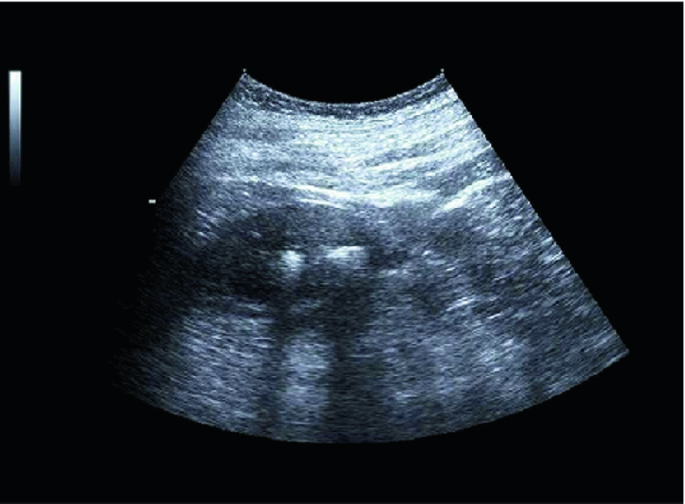
#> input picture Kidney_stone.png, 685 x 504 px
$ jupyter execute Minor_project_image_restoration.ipynb   (shell and % lines are left out)
#> lines starting #> are read from the running program, lines starting #| are printed output that depends on the picture; after the words box and inside, x2 and y2 are one past the last pixel; in counts of white or black regions, pixels touching at a corner belong together
[cell 1]
# noise removal
# gaussian noise

[cell 2]
import cv2
import numpy as np
import matplotlib.pyplot as plt

# Load the kidney stone image (replace 'image_path' with the actual image file path)
image = cv2.imread('Kidney_stone.png')
#> image is the input picture: shape (504, 685, 3); mean B, G, R 48.4, 41, 33.6

# Add Gaussian noise to the image (for demonstration purposes)
noise = np.random.normal(0, 25, image.shape).astype(np.uint8)  # Adjust the standard deviation as needed
noisy_image = cv2.add(image, noise)

# Apply Gaussian blur to remove noise
kernel_size = (5, 5)  # Adjust the kernel size as needed
blurred_image = cv2.GaussianBlur(noisy_image, kernel_size, 0)
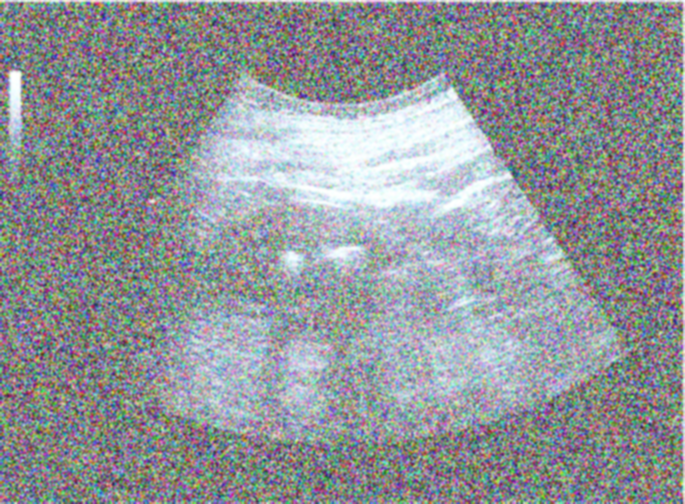
#> blurred_image: shape (504, 685, 3); mean B, G, R 153.5, 149.4, 145.3

# Display the original image, noisy image, and denoised image
plt.figure(figsize=(12, 6))
plt.subplot(131), plt.imshow(cv2.cvtColor(image, cv2.COLOR_BGR2RGB))
plt.title('Original Image'), plt.axis('off')
plt.subplot(132), plt.imshow(cv2.cvtColor(noisy_image, cv2.COLOR_BGR2RGB))
plt.title('Noisy Image'), plt.axis('off')
plt.subplot(133), plt.imshow(cv2.cvtColor(blurred_image, cv2.COLOR_BGR2RGB))
plt.title('Denoised Image (Gaussian Blur)'), plt.axis('off')
plt.show()

[cell 3]
# impulse noise

[cell 4]
import cv2
import numpy as np
import matplotlib.pyplot as plt

# Load the kidney stone image (replace 'image_path' with the actual image file path)
image = cv2.imread('Kidney_stone.png')

# Add impulse noise to the image (for demonstration purposes)
noise_density = 0.05  # Adjust the noise density as needed
noisy_image = image.copy()
rows, cols, _ = noisy_image.shape
#> rows = 504; cols = 685
num_noise_pixels = int(noise_density * rows * cols)
#> num_noise_pixels = 17262

for _ in range(num_noise_pixels):
    x, y = np.random.randint(0, rows), np.random.randint(0, cols)
    if np.random.rand() < 0.5:
        noisy_image[x, y] = [0, 0, 0]  # Salt noise
    else:
        noisy_image[x, y] = [255, 255, 255]  # Pepper noise
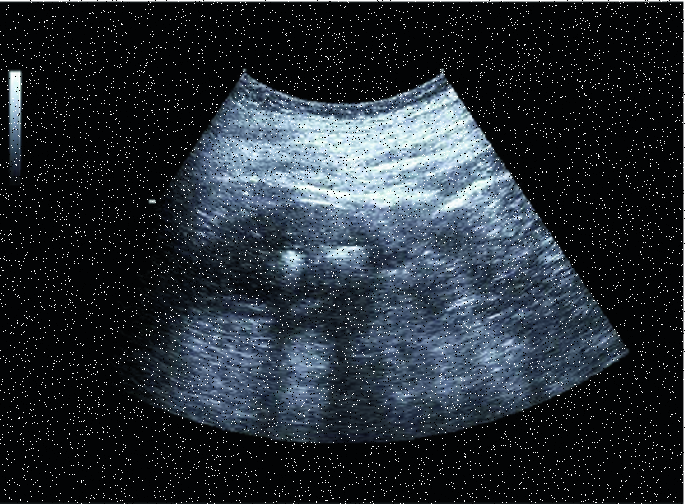
#> noisy_image: shape (504, 685, 3); 4.87% of pixels changed, all inside (x1, y1, x2, y2) = (0, 0, 685, 504)

# Apply median filter to remove impulse noise
kernel_size = 3  # Adjust the kernel size as needed
denoised_image = cv2.medianBlur(noisy_image, kernel_size)

# Display the original image, noisy image, and denoised image
plt.figure(figsize=(12, 6))
plt.subplot(131), plt.imshow(cv2.cvtColor(image, cv2.COLOR_BGR2RGB))
plt.title('Original Image'), plt.axis('off')
plt.subplot(132), plt.imshow(cv2.cvtColor(noisy_image, cv2.COLOR_BGR2RGB))
plt.title('Noisy Image'), plt.axis('off')
plt.subplot(133), plt.imshow(cv2.cvtColor(denoised_image, cv2.COLOR_BGR2RGB))
plt.title('Denoised Image (Median Filter)'), plt.axis('off')
plt.show()
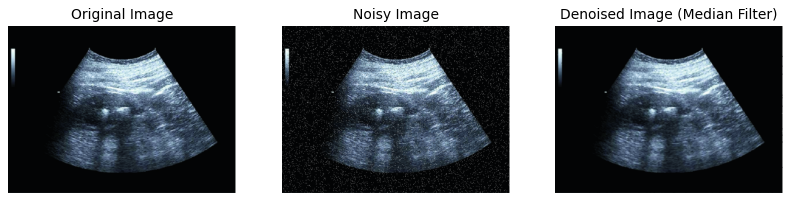
#> figure drawn by matplotlib, 3 panels

[cell 5]
# poisson noise

[cell 6]
import cv2
import numpy as np
import matplotlib.pyplot as plt
from skimage import restoration

# Load the kidney stone image (replace 'image_path' with the actual image file path)
image = cv2.imread('Kidney_stone.png', cv2.IMREAD_GRAYSCALE)
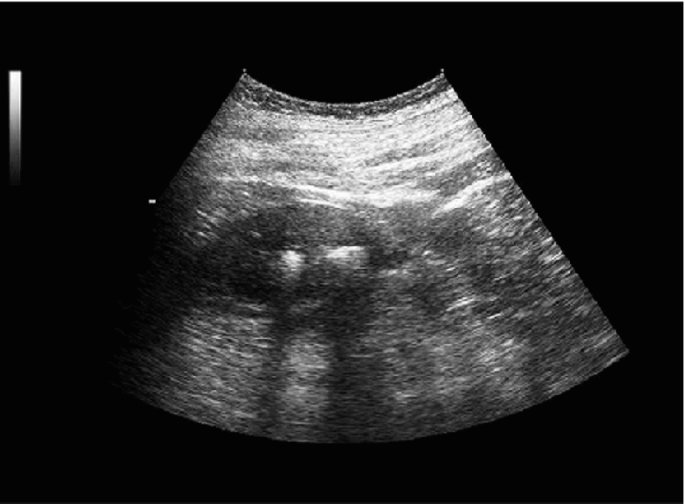
#> image: shape (504, 685); min 3, max 255, mean 39

# Add Poisson noise to the image (for demonstration purposes)
lambda_ = 10  # Adjust the Poisson noise parameter (higher values mean more noise)
noisy_image = np.random.poisson((image / 255.0) * lambda_) * 255
#> noisy_image: shape (504, 685) int64

# Apply Poisson denoising using the Richardson-Lucy deconvolution algorithm
psf = np.ones((5, 5)) / 25
denoised_image = restoration.richardson_lucy(noisy_image, psf, iterations=30)
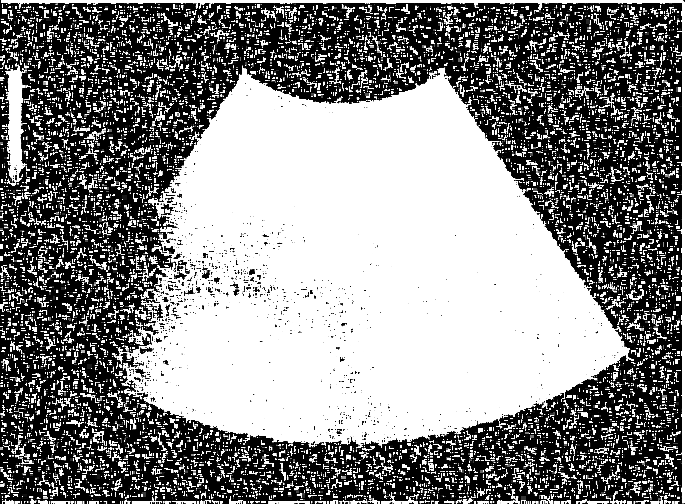
#> denoised_image: shape (504, 685) float64; min 0, max 1, mean 0.533

# Display the original image, noisy image, and denoised image
plt.figure(figsize=(12, 6))
plt.subplot(131), plt.imshow(image, cmap='gray')
plt.title('Original Image'), plt.axis('off')
plt.subplot(132), plt.imshow(noisy_image, cmap='gray')
plt.title('Noisy Image'), plt.axis('off')
plt.subplot(133), plt.imshow(denoised_image, cmap='gray')
plt.title('Denoised Image (Poisson Denoising)'), plt.axis('off')
plt.show()

[cell 7]
# exponential noise

[cell 8]
import cv2
import numpy as np
import matplotlib.pyplot as plt

# Load the kidney stone image (replace 'image_path' with the actual image file path)
image = cv2.imread('Kidney_stone.png', cv2.IMREAD_GRAYSCALE)

# Add exponential noise to the image (for demonstration purposes)
scale_parameter = 0.01  # Adjust the scale parameter (lambda) as needed
noisy_image = np.random.exponential(scale=1.0 / scale_parameter, size=image.shape).astype(np.uint8)

# Apply exponential noise removal using the inverse transform method (MLE)
denoised_image = np.floor(-np.log(1 - (noisy_image / 255.0)) * scale_parameter * 255.0).astype(np.uint8)

# Display the original image, noisy image, and denoised image
plt.figure(figsize=(12, 6))
plt.subplot(131), plt.imshow(image, cmap='gray')
plt.title('Original Image'), plt.axis('off')
plt.subplot(132), plt.imshow(noisy_image, cmap='gray')
plt.title('Noisy Image'), plt.axis('off')
plt.subplot(133), plt.imshow(denoised_image, cmap='gray')
plt.title('Denoised Image (MLE Exponential Denoising)'), plt.axis('off')
plt.show()
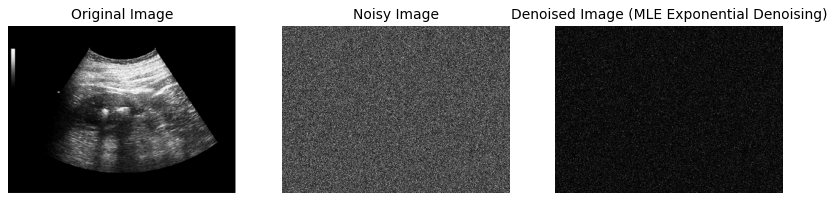
#> figure drawn by matplotlib, 3 panels

[cell 9]
# gamma noise

[cell 10]
import cv2
import numpy as np
import matplotlib.pyplot as plt

# Load the kidney stone image (replace 'image_path' with the actual image file path)
image = cv2.imread('Kidney_stone.png', cv2.IMREAD_GRAYSCALE)

# Add gamma noise to the image (for demonstration purposes)
shape_parameter = 2.0  # Adjust the shape parameter (alpha) as needed
scale_parameter = 0.01  # Adjust the scale parameter (beta) as needed
noisy_image = np.random.gamma(shape_parameter, scale=scale_parameter, size=image.shape).astype(np.uint8)

# Apply gamma noise removal using the inverse transform method (MLE)
denoised_image = np.floor(np.power(noisy_image / 255.0, 1.0 / shape_parameter) * 255.0).astype(np.uint8)

# Display the original image, noisy image, and denoised image
plt.figure(figsize=(12, 6))
plt.subplot(131), plt.imshow(image, cmap='gray')
plt.title('Original Image'), plt.axis('off')
plt.subplot(132), plt.imshow(noisy_image, cmap='gray')
plt.title('Noisy Image'), plt.axis('off')
plt.subplot(133), plt.imshow(denoised_image, cmap='gray')
plt.title('Denoised Image (MLE Gamma Denoising)'), plt.axis('off')
plt.show()
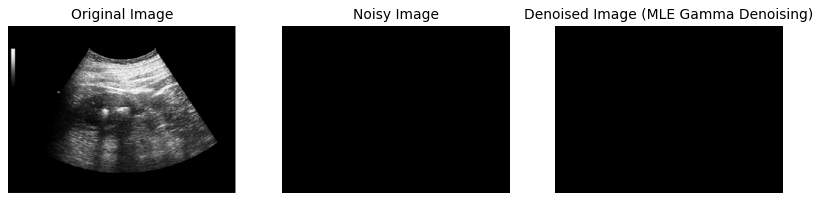
#> figure drawn by matplotlib, 3 panels

[cell 11]
# rayleigh noise

[cell 12]
import cv2
import numpy as np
import matplotlib.pyplot as plt
from scipy.signal import convolve2d
from scipy.special import gamma

# Load the kidney stone image (replace 'image_path' with the actual image file path)
image = cv2.imread('Kidney_stone.png', cv2.IMREAD_GRAYSCALE)

# Add Rayleigh noise to the image (for demonstration purposes)
scale_parameter = 0.1  # Adjust the scale parameter as needed
noisy_image = np.random.rayleigh(scale=scale_parameter, size=image.shape).astype(np.uint8)

# Apply Rayleigh noise removal using the Wiener filter
def wiener_filter(img, psf, noise_var):
    psf_f = np.fft.fft2(psf, s=img.shape)
    img_f = np.fft.fft2(img)
    result_f = np.conj(psf_f) / (np.abs(psf_f) ** 2 + noise_var)
    result_f *= img_f
    return np.abs(np.fft.ifft2(result_f)).astype(np.uint8)

# Define the point spread function (PSF) for Rayleigh noise (e.g., a circular PSF)
radius = 3  # Adjust the PSF size as needed
psf = np.zeros((2 * radius + 1, 2 * radius + 1))
for i in range(2 * radius + 1):
    for j in range(2 * radius + 1):
        if (i - radius) ** 2 + (j - radius) ** 2 <= radius ** 2:
            psf[i, j] = 1.0 / (np.pi * radius ** 2)  # Normalize the PSF

noise_var = scale_parameter ** 2 * (4 - np.pi) / 2  # Calculate the noise variance

denoised_image = wiener_filter(noisy_image, psf, noise_var)
#> in wiener_filter, `img_f = np.fft.fft2(img)`: img: shape (504, 685); every value is 0

# Display the original image, noisy image, and denoised image
plt.figure(figsize=(12, 6))
plt.subplot(131), plt.imshow(image, cmap='gray')
plt.title('Original Image'), plt.axis('off')
plt.subplot(132), plt.imshow(noisy_image, cmap='gray')
plt.title('Noisy Image'), plt.axis('off')
plt.subplot(133), plt.imshow(denoised_image, cmap='gray')
plt.title('Denoised Image (Wiener Filter)'), plt.axis('off')
plt.show()

[cell 13]
# uniform noise

[cell 14]
import cv2
import numpy as np
import matplotlib.pyplot as plt

# Load the kidney stone image (replace 'image_path' with the actual image file path)
image = cv2.imread('Kidney_stone.png', cv2.IMREAD_GRAYSCALE)

# Add uniform noise to the image (for demonstration purposes)
noise_intensity = 25  # Adjust the noise intensity as needed
noisy_image = (image + np.random.uniform(-noise_intensity, noise_intensity, image.shape)).astype(np.uint8)
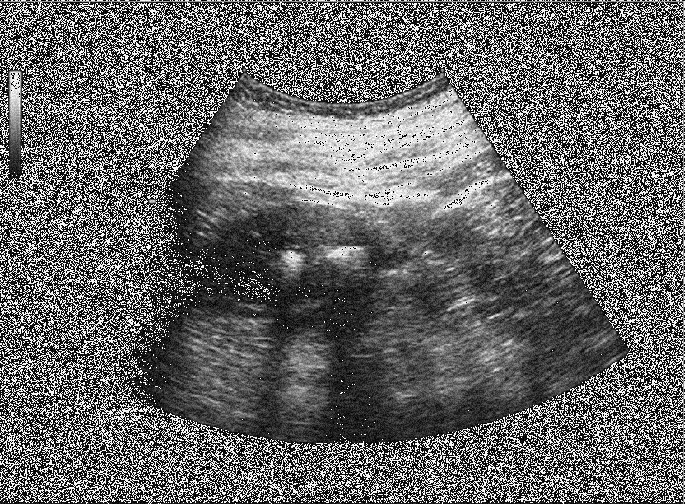
#> noisy_image: shape (504, 685); min 0, max 255, mean 103.6

# Apply uniform noise removal using a mean filter
filter_size = 3  # Adjust the filter size (kernel size) as needed
denoised_image = cv2.blur(noisy_image, (filter_size, filter_size))
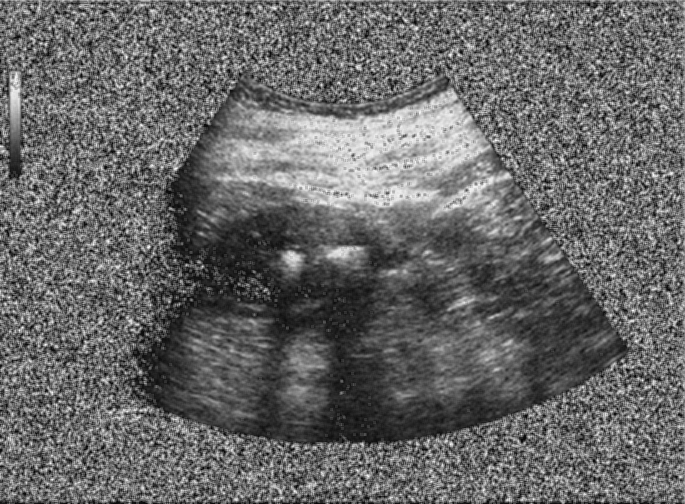
#> denoised_image: shape (504, 685); min 4, max 249, mean 103.6

# Display the original image, noisy image, and denoised image
plt.figure(figsize=(12, 6))
plt.subplot(131), plt.imshow(image, cmap='gray')
plt.title('Original Image'), plt.axis('off')
plt.subplot(132), plt.imshow(noisy_image, cmap='gray')
plt.title('Noisy Image'), plt.axis('off')
plt.subplot(133), plt.imshow(denoised_image, cmap='gray')
plt.title('Denoised Image (Mean Filter)'), plt.axis('off')
plt.show()

[cell 15]
# periodic noise

[cell 16]
import cv2
import numpy as np
import matplotlib.pyplot as plt

# Load the kidney stone image (replace 'image_path' with the actual image file path)
image = cv2.imread('Kidney_stone.png', cv2.IMREAD_GRAYSCALE)

# Add periodic noise to the image (for demonstration purposes)
periodic_noise_amplitude = 50  # Adjust the noise amplitude as needed
frequency = 5  # Adjust the noise frequency as needed
rows, cols = image.shape
x, y = np.meshgrid(np.arange(cols), np.arange(rows))
periodic_noise = periodic_noise_amplitude * np.sin(2 * np.pi * frequency * (x + y) / (cols + rows))

# Add periodic noise to the original image
noisy_image = (image + periodic_noise).astype(np.uint8)
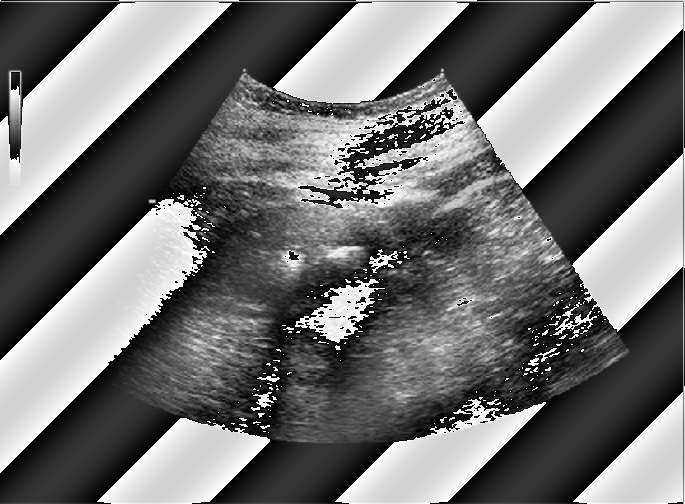
#> noisy_image: shape (504, 685); min 0, max 255, mean 114.1

# Apply periodic noise removal using notch filtering in the frequency domain
def notch_filter(img, center_x, center_y, radius):
#> called with center_x = 200, center_y = 200, radius = 10
    fft_img = np.fft.fft2(img)
    fft_img_shifted = np.fft.fftshift(fft_img)

    # Create a notch filter
    rows, cols = img.shape
#> rows = 504; cols = 685
    x, y = np.meshgrid(np.arange(cols), np.arange(rows))
    d = np.sqrt((x - center_x)**2 + (y - center_y)**2)
    notch_filter = np.ones_like(fft_img)
    notch_filter[d <= radius] = 0  # Create a notch in the filter

    # Apply the notch filter in the frequency domain
    filtered_fft = fft_img_shifted * notch_filter
    filtered_img = np.abs(np.fft.ifft2(np.fft.ifftshift(filtered_fft)))

    return filtered_img

# Specify the coordinates and radius of the periodic noise
center_x = 200  # Adjust these coordinates based on the location of the noise
center_y = 200
radius = 10  # Adjust the radius based on the size of the noise pattern

# Apply the notch filter to remove the periodic noise
denoised_image = notch_filter(noisy_image, center_x, center_y, radius)

# Display the original image, noisy image, and denoised image
plt.figure(figsize=(12, 6))
plt.subplot(131), plt.imshow(image, cmap='gray')
plt.title('Original Image'), plt.axis('off')
plt.subplot(132), plt.imshow(noisy_image, cmap='gray')
plt.title('Noisy Image (with Periodic Noise)'), plt.axis('off')
plt.subplot(133), plt.imshow(denoised_image, cmap='gray')
plt.title('Denoised Image (Notch Filtering)'), plt.axis('off')
plt.show()
